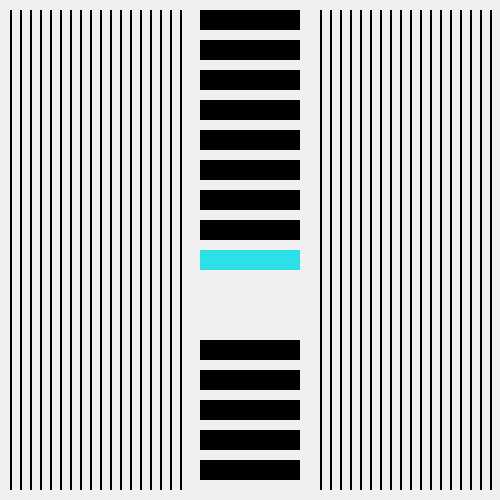
Frame 1 (no input)
Frame 60 (the mouse pressed at the canvas centre just before this capture): identical to frame 1, image omitted
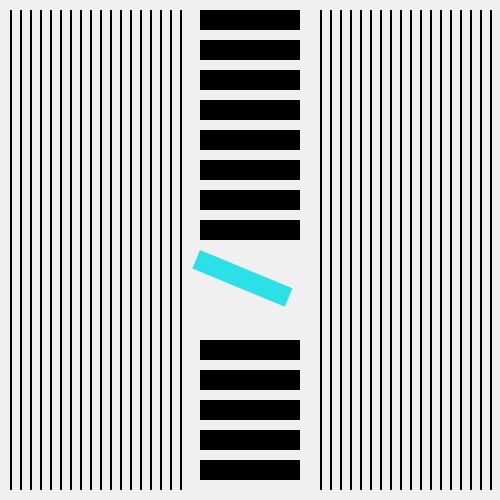
Frame 120 (the mouse held since frame 60 and released just before this capture)

The Processing sketch that drew these frames (run headless with seeded random() and noise(); from frame 60 on, the mouse is pressed at the canvas centre):

// Processing sketch: processing_119412
// ── processing_119412.pde

void setup()
{
  size(500, 500);
  background(255);
  
}
 
void draw()
{

  background(240);       
  noStroke();
  fill(0);
  pushMatrix();
  
  //Bewegung
  translate(200, 250); 
  fill(#2CE0E8);  
  float winkel= map(mouseY,0,3000,0,1.5*PI);     
  rotate(winkel);
               
  rect (0, 0, 100, 20);   
  fill(17, 100, 16);
  
  popMatrix();
  resetMatrix();
  
  //Nicht Bewegt

  noStroke();
  fill(0);

  //Reihe Waagerecht  
  rect(200, 10, 100, 20);
  rect(200, 40, 100, 20);
  rect(200, 70, 100, 20);
  rect(200, 100, 100, 20);
  rect(200, 130, 100, 20);
  rect(200, 160, 100, 20);
  rect(200, 190, 100, 20);
  rect(200, 220, 100, 20);
  rect(200, 340, 100, 20);
  rect(200, 370, 100, 20);
  rect(200, 400, 100, 20);
  rect(200, 430, 100, 20);
  rect(200, 460, 100, 20);
  
  //Reihe Senkrecht
  rect(10, 10, 2, 480);
  rect(20, 10, 2, 480);
  rect(30, 10, 2, 480);
  rect(40, 10, 2, 480);
  rect(50, 10, 2, 480);
  rect(60, 10, 2, 480);
  rect(70, 10, 2, 480);
  rect(80, 10, 2, 480);
  rect(90, 10, 2, 480);
  rect(100, 10, 2, 480);
  rect(110, 10, 2, 480);
  rect(120, 10, 2, 480);
  rect(130, 10, 2, 480);
  rect(140, 10, 2, 480);
  rect(150, 10, 2, 480);
  rect(160, 10, 2, 480);
  rect(170, 10, 2, 480);
  rect(180, 10, 2, 480);
  
  rect(320, 10, 2, 480);
  rect(330, 10, 2, 480);
  rect(340, 10, 2, 480);
  rect(350, 10, 2, 480);
  rect(360, 10, 2, 480);
  rect(370, 10, 2, 480);
  rect(380, 10, 2, 480);
  rect(390, 10, 2, 480);
  rect(400, 10, 2, 480);
  rect(410, 10, 2, 480);
  rect(420, 10, 2, 480);
  rect(430, 10, 2, 480);
  rect(440, 10, 2, 480);
  rect(450, 10, 2, 480);
  rect(460, 10, 2, 480);
  rect(470, 10, 2, 480);
  rect(480, 10, 2, 480);
  rect(490, 10, 2, 480);
  
}
